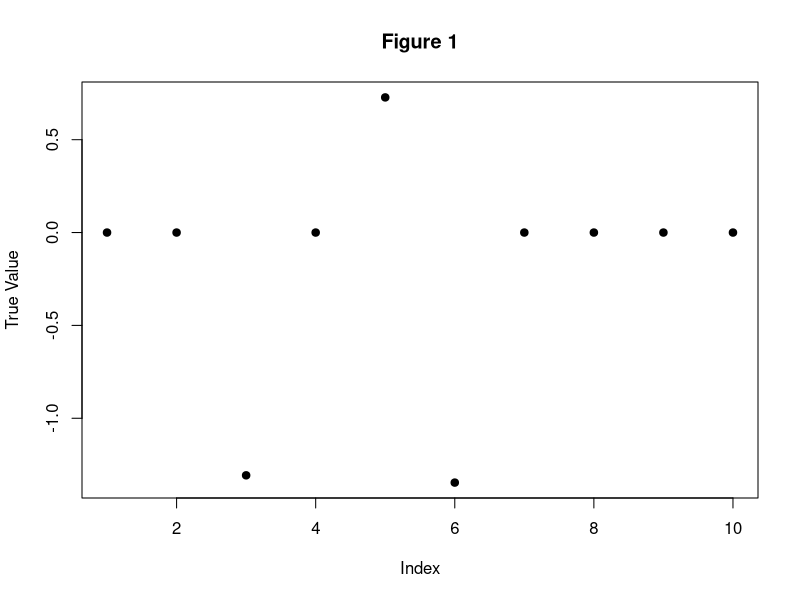
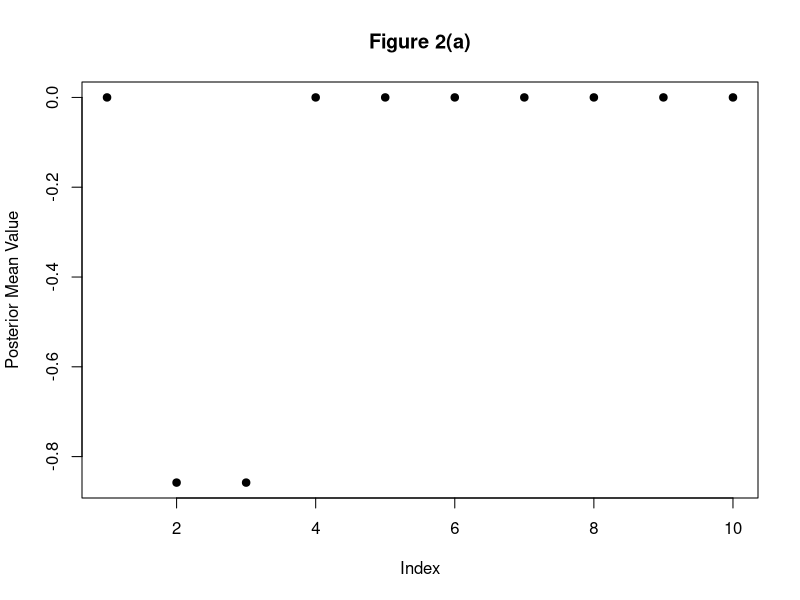
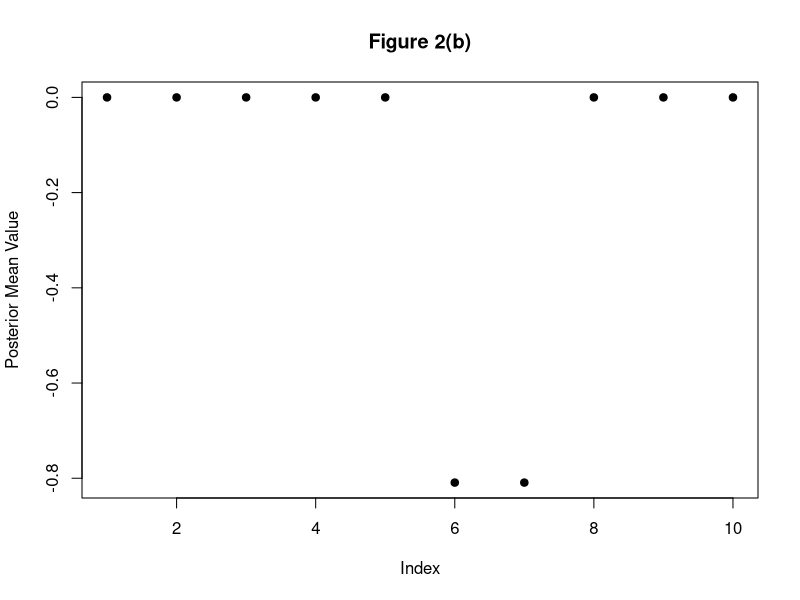
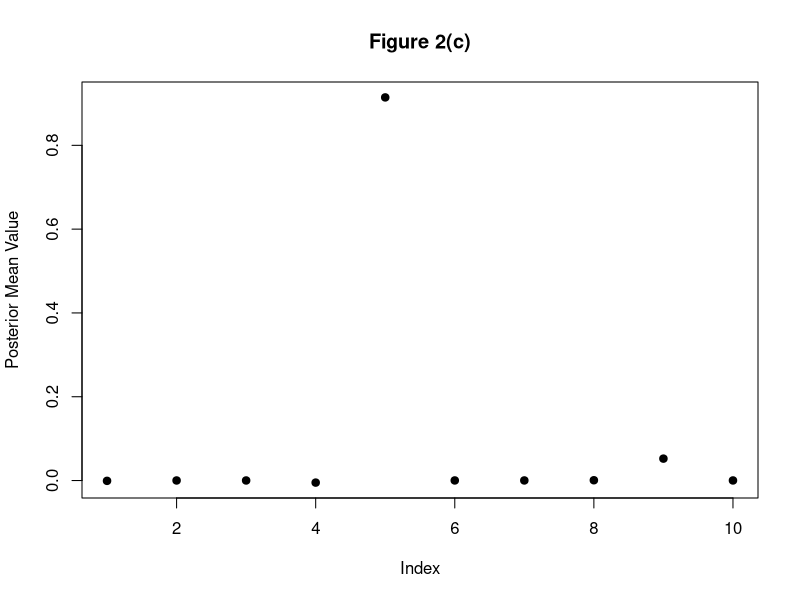
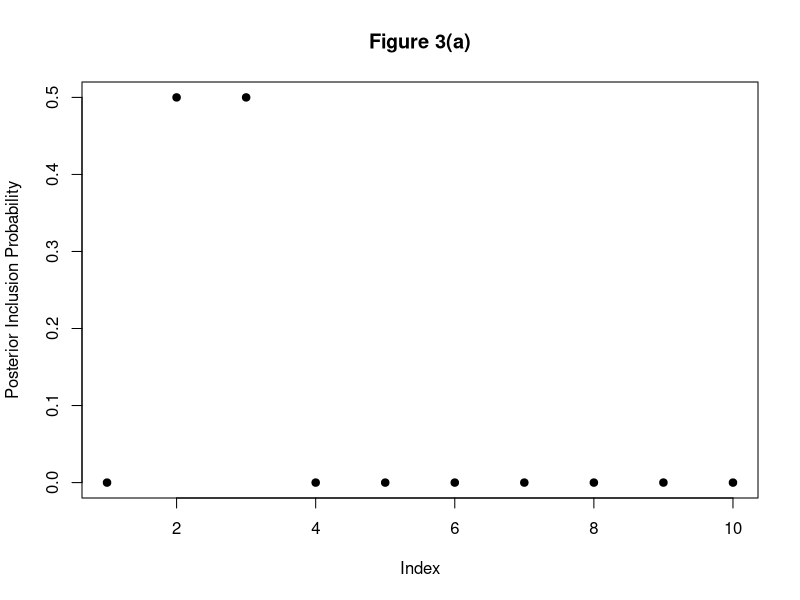
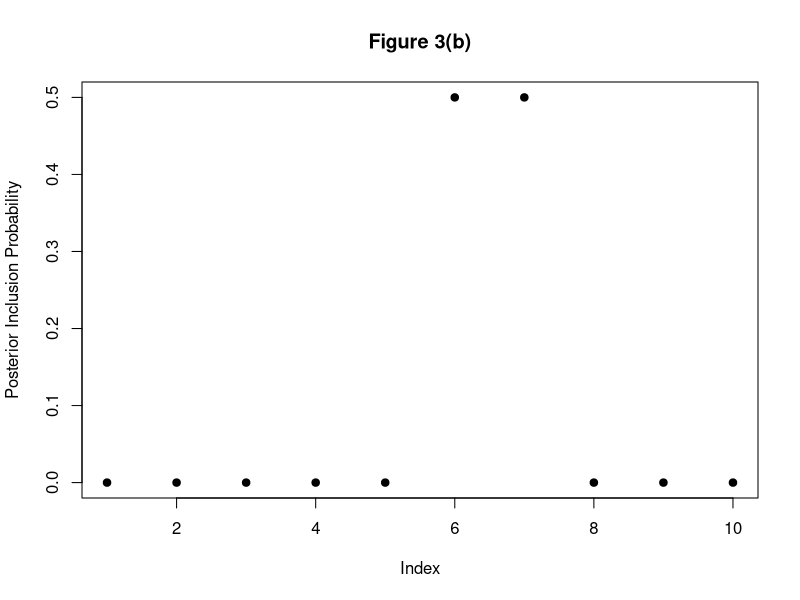
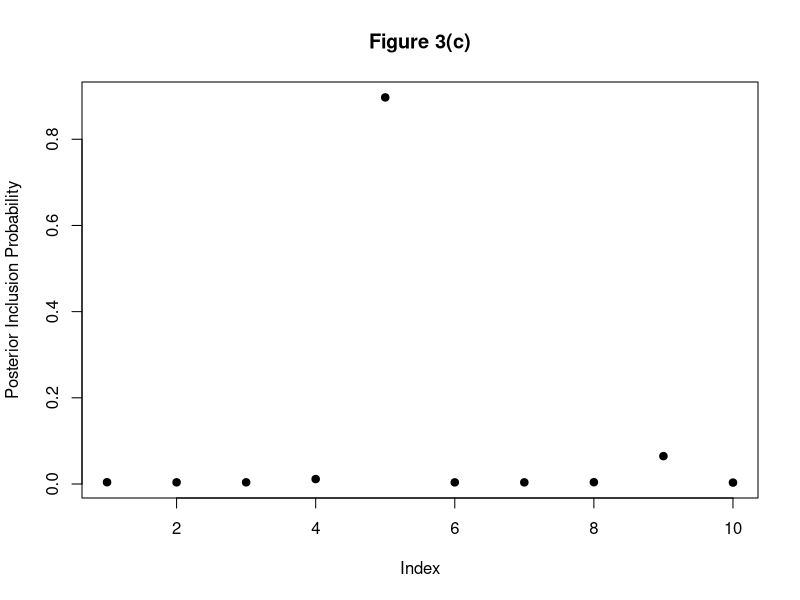

R code for these plots, in order:
## ---- chunk 1
knitr::opts_chunk$set(echo = T, error = T, warning = T, message = F, results = 'asis', fig.align = 'center')
## ---- chunk 2
### NOTE: This is basic code, and I did not attempt to mirror the level of numerical sophistication in the susie functions
### If this idea is worth pursuing further, then this code can be improved


susie_logistic = function(Y, X, L = 10, V = 1, prior_weights = NULL, tol = 1e-3) {
  
  p = ncol(X)
  n = nrow(X)
  
  # place to store posterior info for each l = 1, ..., L
  post_alpha = matrix(NA, nrow = p, ncol = L)
  post_mu = matrix(NA, nrow = p, ncol = L)
  post_sigma = matrix(NA, nrow = p, ncol = L)
  post_info = list(post_alpha = post_alpha, post_mu = post_mu, post_sigma = post_sigma)

  beta_post_init = matrix(Inf, nrow = p, ncol = L) # initialize
  beta_post = matrix(0, nrow = p, ncol = L)
  
  while(norm(beta_post - beta_post_init, "1") > tol) { # repeat until posterior means converge (ELBO not calculated here, so use this convergence criterion instead)
    beta_post_init = beta_post
    
    for (l in 1:L) {
      
      fixed = rowSums(X %*% beta_post[, -l]) # fixed portion from previous estimates
      SER_logistric_l = single_effect_regression_logistic(Y, X, V, prior_weights, FALSE, fixed)
      # store
      post_info$post_alpha[, l] = SER_logistric_l$alpha
      post_info$post_mu[, l] = SER_logistric_l$mu
      post_info$post_sigma[, l] = SER_logistric_l$mu2 - SER_logistric_l$mu^2
      
      # update beta_post
      beta_post[, l] = SER_logistric_l$alpha * SER_logistric_l$mu
      
    }
    
  }
  
  return(post_info)
  
}


# SER_logistic function
single_effect_regression_logistic = function(Y, X, V, prior_weights = NULL, optimize_V = FALSE, fixed = NULL) {
  p = ncol(X)
  
  betahat = numeric(p)
  shat2 = numeric(p)
  
  if (is.null(fixed)) { # fixed is components from previous SER fits
    fixed = rep(0, length(Y))
  }
  
  # NOTE: could parallelize loop below if desired
  for (j in 1:p) { # logistic regression on each column of X separately
    log.fit = glm(Y ~ X[, j] - 1 + offset(fixed), family = "binomial") # fit w/out intercept
    log.fit.coef = summary(log.fit)$coefficients
    betahat[j] = ifelse(is.na(log.fit.coef[1]), 0, log.fit.coef[1]) # beta-hat MLE (if na, just set to 0)
    shat2[j] = ifelse(is.na(log.fit.coef[2]), Inf, log.fit.coef[2]^2) # (std errof beta-hat MLE)^2 (if na, just set to Inf)
  }
  
  if (is.null(prior_weights)) {
    prior_weights = rep(1 / p, p)
  }
  
  if(optimize_V) {
    stop("Optimizing for prior variance not yet implemented for logistic case")
    #if(loglik.grad(0, betahat, shat2, prior_weights) < 0) {
    #  V = 0
    #} else {
    ##V.o = optim(par=log(V),fn=negloglik.logscale,gr = negloglik.grad.logscale,betahat=betahat,shat2=shat2,prior_weights=prior_weights,method="BFGS")
    ##if(V.o$convergence!=0){
    ##  warning("optimization over prior variance failed to converge")
    ##}
    #  V.u = uniroot(negloglik.grad.logscale, c(-10, 10), extendInt = "upX", betahat = betahat, shat2 = shat2, prior_weights = prior_weights)
    #  V = exp(V.u$root)
    #}
  }
  
  lbf = dnorm(betahat, 0, sqrt(V + shat2), log = TRUE) - dnorm(betahat, 0, sqrt(shat2), log = TRUE)
  #log(bf) on each SNP
  
  lbf[is.infinite(shat2)] = 0 # deal with special case of infinite shat2 (eg happens if X does not vary)
  
  maxlbf = max(lbf)
  w = exp(lbf - maxlbf) # w is proportional to BF, but subtract max for numerical stability
  # posterior prob on each SNP
  w_weighted = w * prior_weights
  weighted_sum_w = sum(w_weighted)
  alpha = w_weighted / weighted_sum_w
  post_var = 1 / ((1 / shat2) + (1 / V)) # posterior variance
  post_mean = (1 / shat2) * post_var * betahat # posterior mean
  post_mean2 = post_var + post_mean^2 # posterior second moment
  # BF for single effect model
  lbf_model = maxlbf + log(weighted_sum_w)
  # NOTE: Need to double check below
  loglik = lbf_model + log(1/2)*length(Y) # loglik of 0/1 response Y under p = .5
  return(list(alpha = alpha, mu = post_mean, mu2 = post_mean2, lbf = lbf, lbf_model = lbf_model, V = V, loglik = loglik))
}
## ---- chunk 3
### TEST susie_logistic
set.seed(1138)

n = 100
p = 10
L = 3
pi = rep(1 / p, p) # prior weights
V = 5 # prior variance

beta_true = rep(0, p)
for (l in 1:L) {
  b_l = rnorm(1, 0, sqrt(V))
  gamma_l = rmultinom(1, 1, pi)
  beta_l = b_l * gamma_l
  beta_true = beta_true + beta_l
}

# simulate data, induce correlations
X = matrix(rnorm(n*p, 0, 1), nrow = n, ncol = p)
X[, 2] = X[, 3]
X[, 7] = X[, 6]

# make response
Y = rbinom(n, 1, exp(X %*% beta_true) / (1 + exp(X %*% beta_true)))

susie.logistic.fit = susie_logistic(Y, X, L, V)
## ---- chunk 4
plot(beta_true, ylab = "True Value", main = "Figure 1", pch = 19)
## ---- chunk 5
b_1_post = susie.logistic.fit$post_mu[, 1] * susie.logistic.fit$post_alpha[, 1]
b_2_post = susie.logistic.fit$post_mu[, 2] * susie.logistic.fit$post_alpha[, 2]
b_3_post = susie.logistic.fit$post_mu[, 3] * susie.logistic.fit$post_alpha[, 3]

plot(b_1_post, ylab = "Posterior Mean Value", main = "Figure 2(a)", pch = 19)
plot(b_2_post, ylab = "Posterior Mean Value", main = "Figure 2(b)", pch = 19)
plot(b_3_post, ylab = "Posterior Mean Value", main = "Figure 2(c)", pch = 19)
## ---- chunk 6
plot(susie.logistic.fit$post_alpha[, 1], ylab = "Posterior Inclusion Probability", main = "Figure 3(a)", pch = 19)
plot(susie.logistic.fit$post_alpha[, 2], ylab = "Posterior Inclusion Probability", main = "Figure 3(b)", pch = 19)
plot(susie.logistic.fit$post_alpha[, 3], ylab = "Posterior Inclusion Probability", main = "Figure 3(c)", pch = 19)
